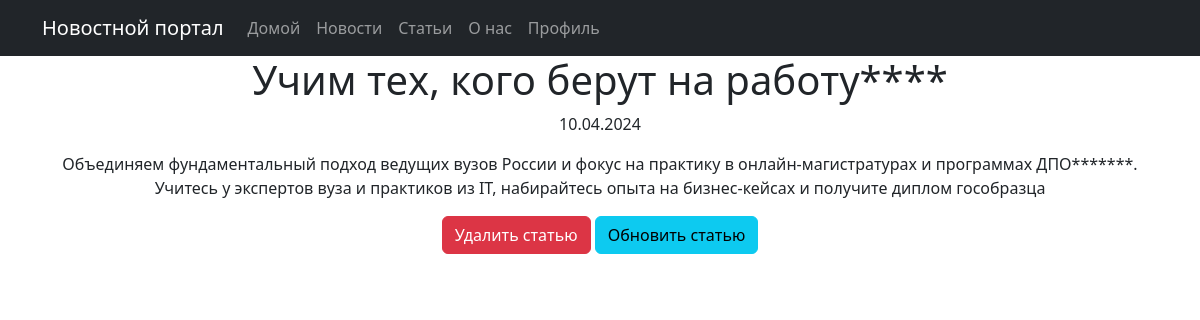
Before: /news/5/ with the older database file.
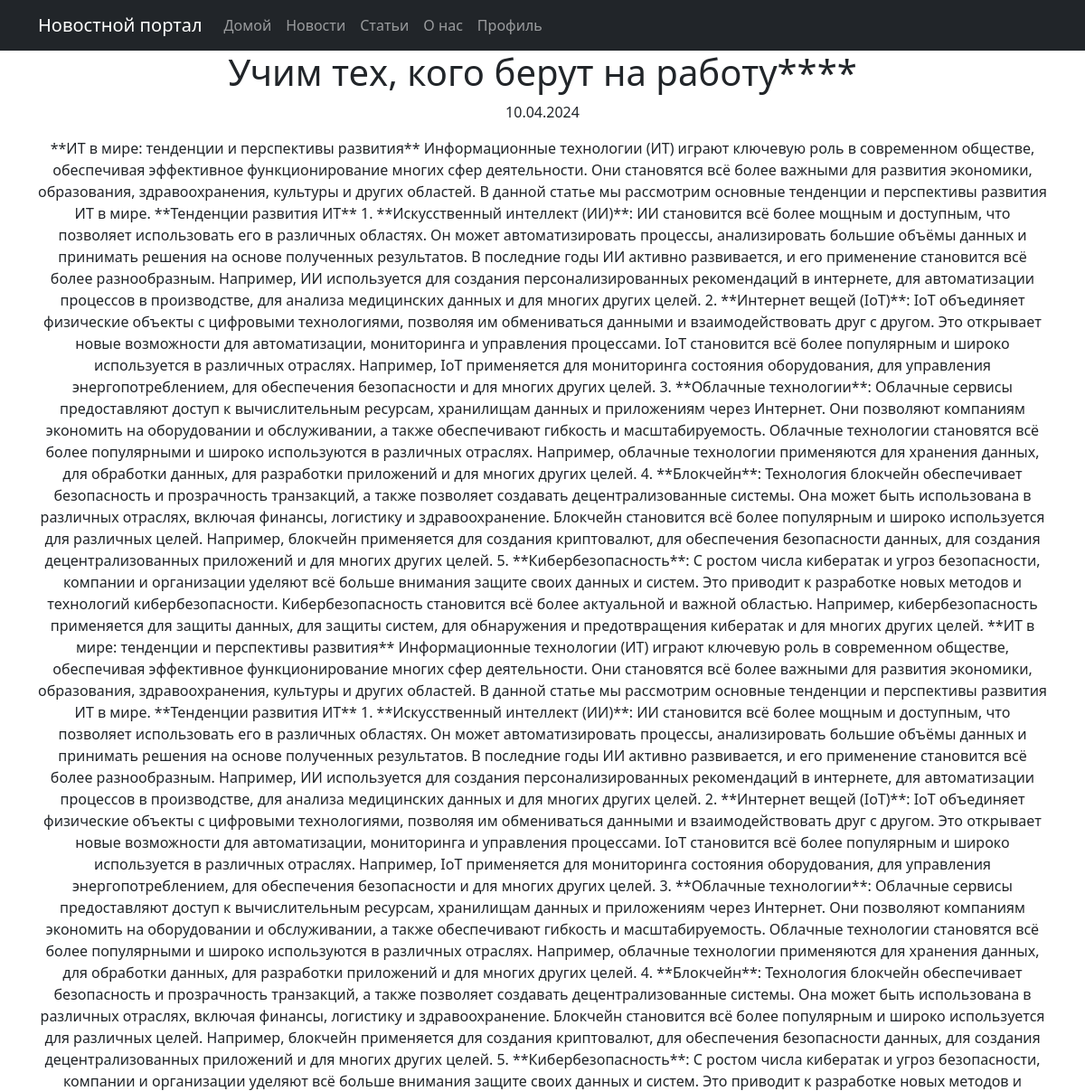
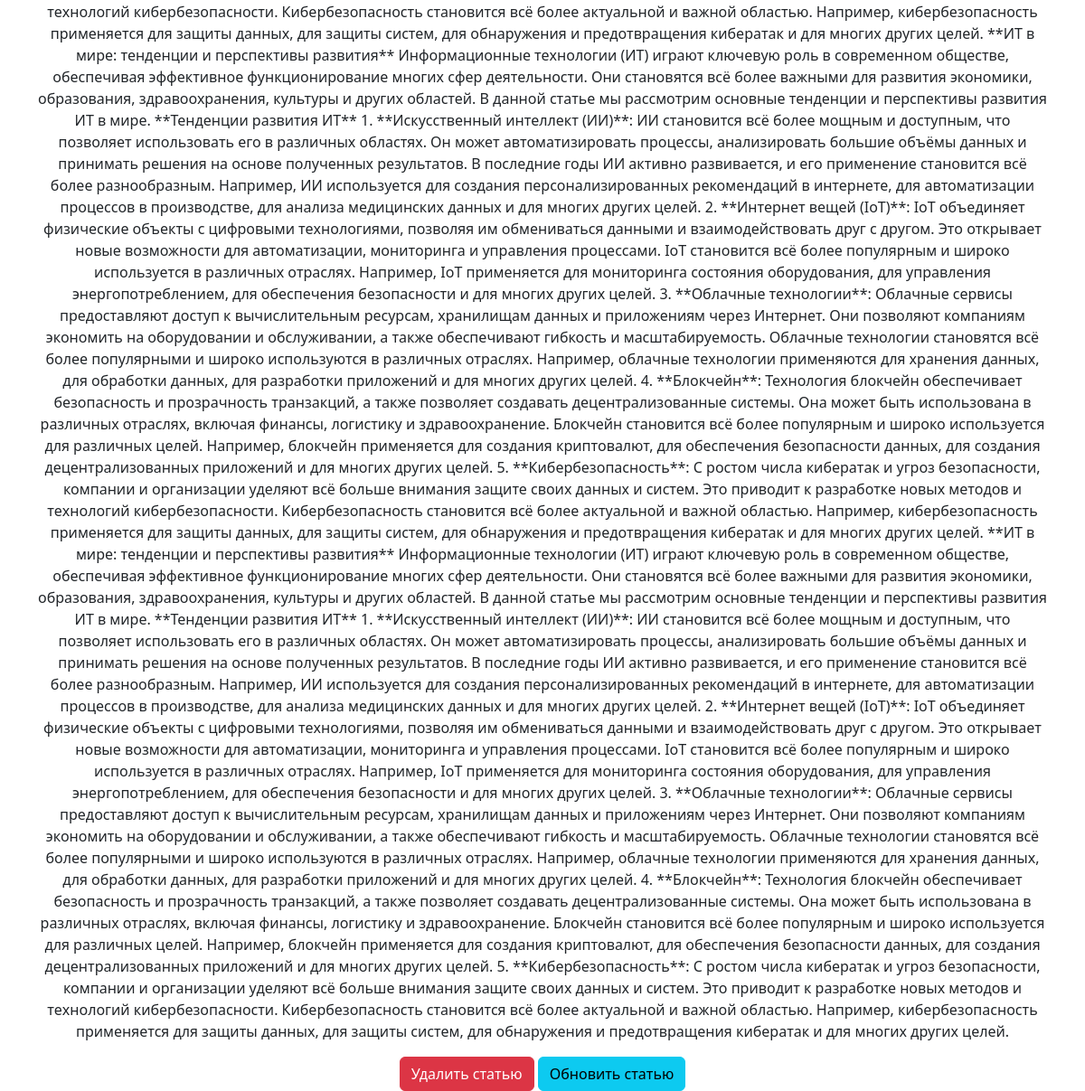
After: the same page with the newer database file (2 pictures, top to bottom).
### news/models.py (models this page shows, shortened)
class Post(models.Model):
    author = models.ForeignKey(Author, on_delete=models.CASCADE, verbose_name='Автор')
    TYPES = (
        ('N', 'News'),
        ('A', 'Article'),
    )
    type = models.CharField(max_length=20, choices=TYPES, verbose_name='Тип поста')
    created_at = models.DateTimeField(auto_now_add=True, verbose_name='Дата создания')
    categories = models.ManyToManyField(Category, through='PostCategory', verbose_name='Категории')
    title = models.CharField(max_length=255, verbose_name='Заголовок')
    text = models.TextField(verbose_name='Текст')
    rating = models.IntegerField(default=0, verbose_name='Рейтинг')

### news/views.py (the view)
# urls.py: path('news/<int:pk>/', PostDetailView.as_view(), name='news_detail'),
class PostDetailView(DetailView):
    model = Post
    template_name = 'news/post_detail.html'
    context_object_name = 'news_detail'  # или 'post_detail'
    def get_queryset(self):
        queryset = super().get_queryset()
        queryset = queryset.filter(type='N')
        return queryset

### news/templatetags/custom_filters.py (called while the page is built)
def censor(value):
    unwanted_words = ['редиска', 'сука', 'блять', 'хуй']
    for word in unwanted_words:
        value = value.replace(word, '*' * len(word))
    return value

### news/templates/news/post_detail.html (shortened to what this page needs)
{% extends 'main/default.html' %}
{% load custom_filters %}
{% block content %}
<div class="feature">
    <h1>{{ news_detail.title|censor }}</h1>
    <p>{{ news_detail.created_at|date:"d.m.Y" }}</p>
    <p>{{ news_detail.text|censor }}</p>
    <a href="{% url 'news_delete' news_detail.id %}" class="btn btn-danger">Удалить статью</a>
    <a href="{% url 'news_edit' news_detail.id %}" class="btn btn-info">Обновить статью</a>
</div>
{% endblock %}

Changed rows visible on the page:
changed Post "Учим тех, кого берут на работу****": text|censor "Объединяем фундаментальный подход ведущих вузов России и фокус на практику в онлайн-магистратурах и программах ДПО*******. Учитесь у экспертов вуза и практиков из IT, набирайтесь опыта на бизнес-кейсах и получите диплом гособразца" → "**ИТ в мире: тенденции и перспективы развития** Информационные технологии (ИТ) играют ключевую роль в современном обществе, обеспечивая эффективное функционирование многих сфер деятельности. Они становятся всё более важными для развития экономики, образования, здравоохранения, культуры и других областей. В данной статье мы рассмотрим основные тенденции и перспективы развития ИТ в мире. **Тенденции развития ИТ** 1. **Искусственный интеллект (ИИ)**: ИИ становится всё более мощным и доступным, что позволяет использовать его в различных областях. Он может автоматизировать процессы, анализировать большие объёмы данных и принимать решения на основе полученных результатов. В последние годы ИИ…"
